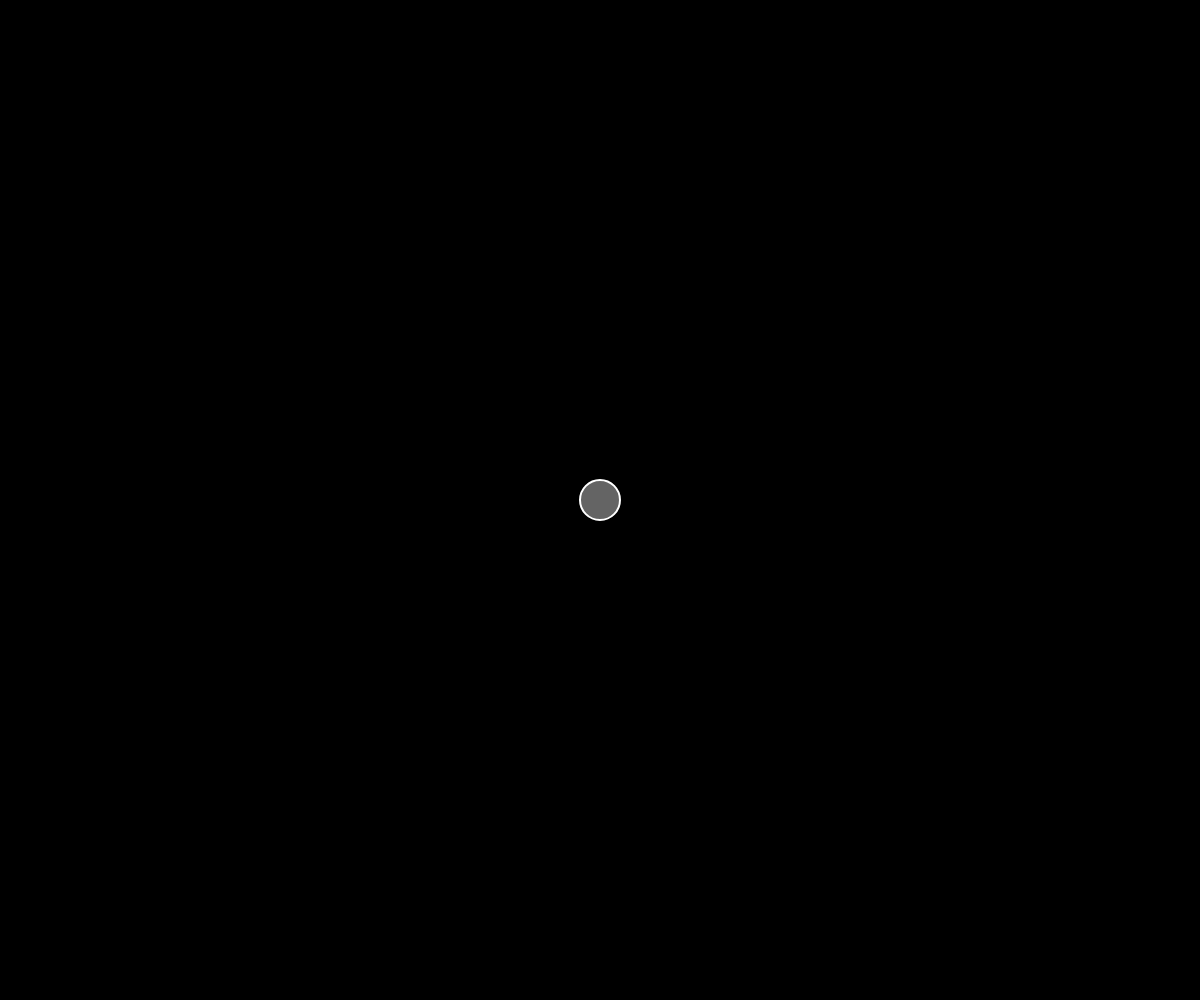
Frame 1 (no input)
Frame 60 (no input): identical to frame 1, image omitted
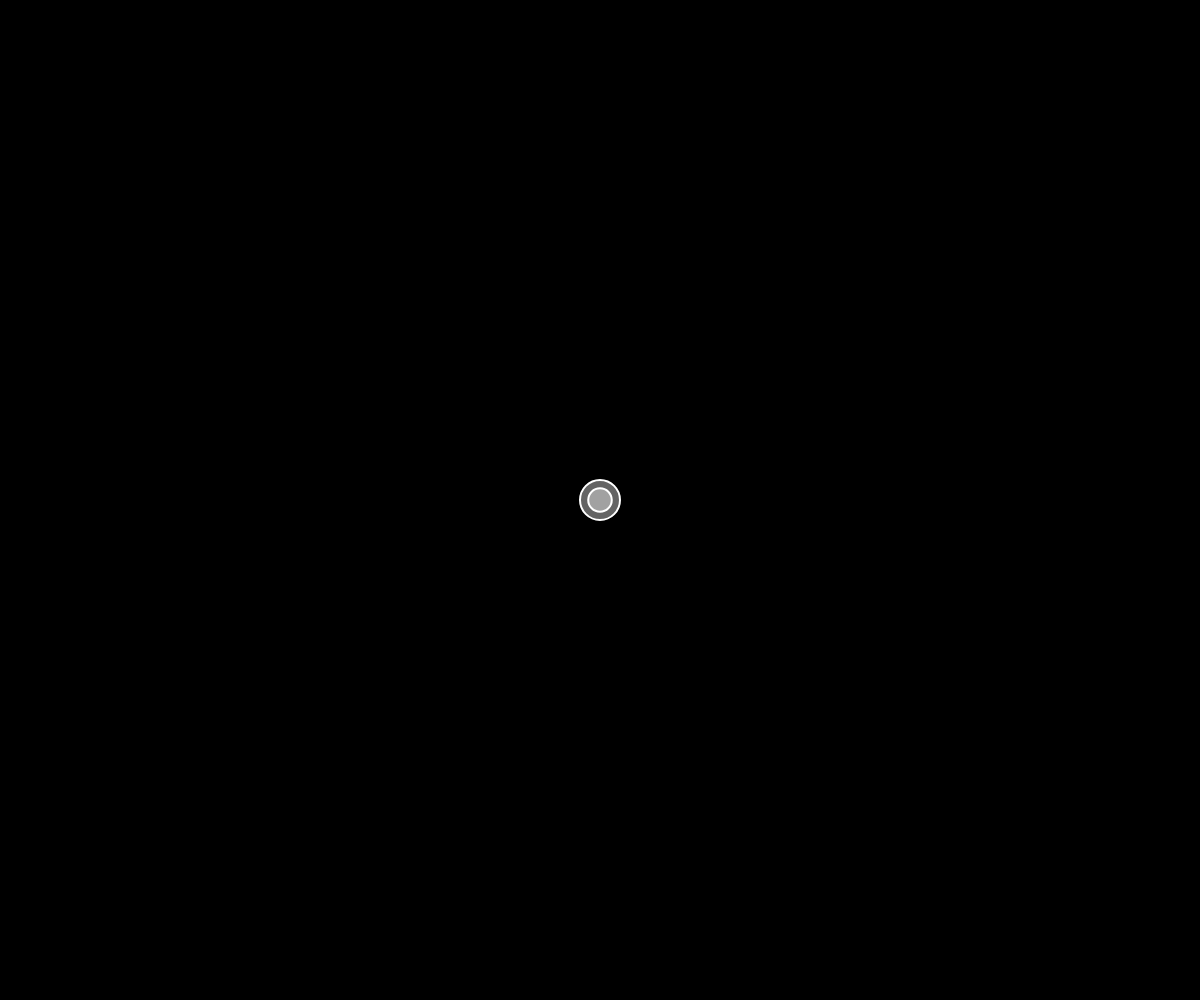
Frame 120 (the mouse pressed at the canvas centre since frame 60)

The p5.js sketch that drew these frames (run headless with seeded random() and noise() and a simulated clock; from frame 60 on, the mouse is pressed at the canvas centre):

// p5.js sketch
// ── sketch.js
// Mutual Attract// The Nature of Code

let movers = [];
let sun1;
let sun2
let pos;
let vel;
let m;


function setup() {
  createCanvas(windowWidth, windowHeight);
  background(0);
  
  sun1 = new Mover(windowWidth/2, windowHeight/2, 0, 0, 100);
  //sun2 = new Mover(100, 100, 0, 0, 300);
  // movers[0] = new Mover(300, 200, 0, 5, 10);
  // movers[1] = new Mover(100, 200, 0, -5, 10);
  // movers[2] = new Mover(200, 300, -5, 0, 10);
  // movers[3] = new Mover(200, 100, 5, 0, 10);
  
}

function mousePressed() {
  
    let pos = p5.Vector.random2D();
    let vel = pos.copy();
    vel.setMag(random(10, 15));
    pos.setMag(random(10, 150));
    vel.rotate(PI / 2);
    let m = random(10, 15);
    let star = new Mover(mouseX, mouseY, vel.x, vel.y, random(.1,100));
  movers.push(star);
  
}

function draw() {
  background(0);
  //translate(width / 2, height / 2);

  for (let mover of movers) {
    sun1.attract(mover);
    //mover.attract(sun1);
    //sun2.attract(mover);
    for (let other of movers) {
      if (mover !== other) {
        mover.attract(other);
        // stroke(255);
        // line(mover.pos.x, mover.pos.y, other.pos.x, other.pos.y);
      }
    }
  }

  for (let mover of movers) {
    mover.update();
    mover.show();
  }
   sun1.show();
  //sun1.update();
  //sun1.pos.x++
  //sun2.show();
  
}

// ── mover.js
// Gravitational Attraction
// The Nature of Code

class Mover {
  constructor(x, y, vx, vy, m) {
    this.pos = createVector(x, y);
    this.vel = createVector(vx, vy);
    this.vel.setMag(.2)
    this.acc = createVector(0, 0);
    //this.acc.setMag(.2);
    this.mass = m;
    this.r = sqrt(this.mass) * 2;
  }

  applyForce(force) {
    let f = p5.Vector.div(force, this.mass);
    this.acc.add(f);
  }

  attract(mover) {
    let force = p5.Vector.sub(this.pos, mover.pos);
    let distanceSq = constrain(force.magSq(), 100, 1000);
    let G = 1;
    let strength = (G * (this.mass * mover.mass)) / distanceSq;
    force.setMag(strength);
    mover.applyForce(force);
  }

  update() {
    this.vel.add(this.acc);
    this.pos.add(this.vel);
    this.acc.set(0, 0);
  }

  show() {
    stroke(255);
    strokeWeight(2);
    fill(255, 100);
    ellipse(this.pos.x, this.pos.y, this.r * 2);
  }
}

// ── style.css
/******************************************************************************
START Glitch hello-app default styles

The styles in this section do some minimal CSS resets, set default fonts and 
colors, and handle the layout for our footer and "Remix on Glitch" button. If
you're new to CSS they may seem a little complicated, but you can scroll down
to this section's matching END comment to see page-specific styles.
******************************************************************************/


/* 
  The style rules specify elements by type and by attributes such as class and ID
  Each section indicates an element or elements, then lists the style properties to apply
  See if you can cross-reference the rules in this file with the elements in index.html
*/

/* Our default values set as CSS variables */
:root {
  --color-bg: #000000;
  --color-text-main: #000000;
  --color-primary: #FFFF00;
  --wrapper-height: 87vh;
  --image-max-width: 300px;
  --image-margin: 3rem;
  --font-family: "HK Grotesk";
  --font-family-header: "HK Grotesk";
}

/* Basic page style resets */
* {
  box-sizing: border-box;
}
[hidden] {
  display: none !important;
}

/* Import fonts */
@font-face {
  font-family: HK Grotesk;
  src: url("https://cdn.glitch.me/605e2a51-d45f-4d87-a285-9410ad350515%2FHKGrotesk-Regular.otf?v=1603136326027")
    format("opentype");
}
@font-face {
  font-family: HK Grotesk;
  font-weight: bold;
  src: url("https://cdn.glitch.me/605e2a51-d45f-4d87-a285-9410ad350515%2FHKGrotesk-Bold.otf?v=1603136323437")
    format("opentype");
}

/* Our remix on glitch button */
.btn--remix {
  font-family: HK Grotesk;
  padding: 0.75rem 1rem;
  font-size: 1.1rem;
  line-height: 1rem;
  font-weight: 500;
  height: 2.75rem;
  align-items: center;
  cursor: pointer;
  background: #FFFFFF;
  border: 1px solid #000000;
  box-sizing: border-box;
  border-radius: 4px;
  text-decoration: none;
  color: #000;
  white-space: nowrap;
  margin-left: auto;
}
.btn--remix img {
  margin-right: 0.5rem;
}
.btn--remix:hover {
  background-color: #D0FFF1;
}

/* Navigation grid */
.footer {
  display: flex;
  justify-content: space-between;
  margin: 1rem auto 0;
  padding: 1rem 0 0.75rem 0;
  width: 100%;
  flex-wrap: wrap;
  border-top: 4px solid #fff;
}

.footer a:not(.btn--remix):link,
a:not(.btn--remix):visited {
  font-family: HK Grotesk;
  font-style: normal;
  font-weight: normal;
  font-size: 1.1rem;
  color: #000;
  text-decoration: none;
  border-style: none;
}
.footer a:hover {
  background: var(--color-primary);
}

.footer .links {
  padding: 0.5rem 1rem 1.5rem;
  white-space: nowrap;
}

.divider {
  padding: 0 1rem;
}
/******************************************************************************
END Glitch hello-app default styles
******************************************************************************/

body {
  font-family: HK Grotesk;
  background-color: var(--color-bg);
}

/* Page structure */
.wrapper {
  min-height: var(--wrapper-height);
  display: grid;
  place-items: center;
  margin: 0 1rem;
}
.content {
  display: flex;
  flex-direction: column;
  align-items: center;
  justify-content: center;
}

/* Very light scaling for our illustration */
.title {
  color: #2800FF;
  font-family: HK Grotesk;
  font-style: normal;
  font-weight: bold;
  font-size: 100px;
  line-height: 105%;
  margin: 0;
}

/* Very light scaling for our illustration */
.illustration {
  max-width: 100%;
  max-height: var(--image-max-width);
  margin-top: var(--image-margin);
}

/* Instructions */
.instructions {
  margin: 1rem auto 0;
}

/* Button - Add it from the README instructions */
button,
input {
  font-family: inherit;
  font-size: 100%;
  background: #FFFFFF;
  border: 1px solid #000000;
  box-sizing: border-box;
  border-radius: 4px;
  padding: 0.5rem 1rem;
  transition: 500ms;
}

/* Subheading */
h2 {
  color: #2800FF;
}

/* Interactive image */
.illustration:active {
  transform: translateY(5px);
}

/* Button dip
- Toggling this class on and off will move it down and up again
- The button transition property above determines the speed of the translate (500ms)
*/
.dipped {
  transform: translateY(5px);
}

/* Links that open files in the editor */
.fileopener {
  cursor:pointer;
  font-weight:bold;
  border-bottom:3px solid var(--color-primary);
  color: var(--color-secondary);
}
.fileopener:hover {
  border-bottom:3px solid var(--color-secondary);
}
